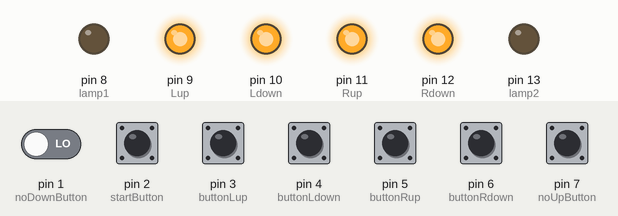
Recording of a sketch running on a simulated Arduino Uno, built with avr-gcc and run on an emulated ATmega328P. Parts: output pins drawn as LEDs (lit = HIGH). Inputs (shaded band) come from the test bench; at power-on: pin 1 (noDownButton), pin 2 (startButton), pin 3 (buttonLup), pin 4 (buttonLdown), pin 5 (buttonRup), pin 6 (buttonRdown), pin 7 (noUpButton) LOW.

Above: at 1.2 s.
1.3 s: pin 2 (startButton) pulled HIGH for 0.15 s
At 4.2 s:
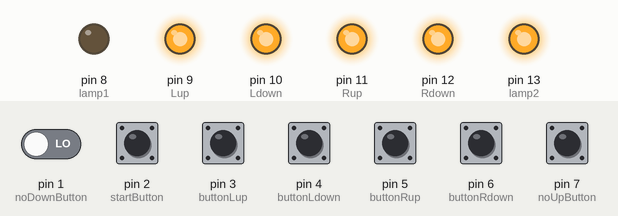
4.4 s: pin 1 (noDownButton) driven HIGH and pin 2 (startButton) driven HIGH
7.4 s: pin 1 (noDownButton) driven LOW
9.2 s: pin 3 (buttonLup) pulled HIGH for 0.15 s
At 10.8 s:
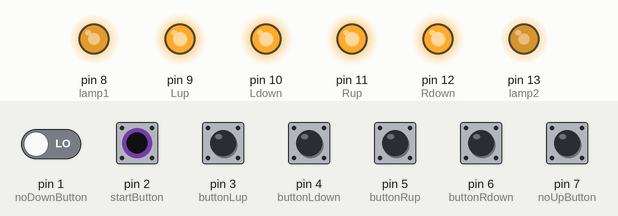
11.3 s: pin 5 (buttonRup) pulled HIGH for 0.15 s
At 11.43 s:
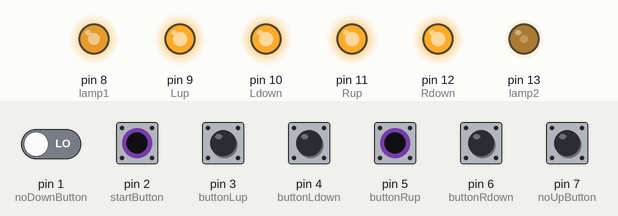
12.9 s: pin 7 (noUpButton) pulled HIGH for 0.15 s
At 13.03 s:
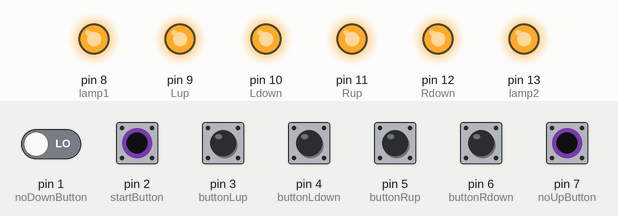
Timing chart, 0 to 15.5 s (numbered marks = the images above; inputs shaded):
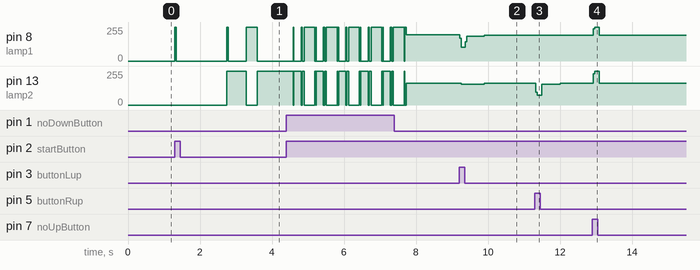

Measured:
- after the input at 1.3 s, pin 8 (lamp1): 0/255 → 255/255 after 2.0 s, → 0/255 0.30 s later; pin 13 (lamp2): 0/255 → 255/255 after 1.4 s, → 0/255 0.55 s later, → 255/255 0.30 s later
- after the input at 9.2 s, pin 8 (lamp1): 196/255 → 103/255 at once, → 185/255 0.16 s later, → 195/255 0.52 s later; pin 13 (lamp2): 164/255 → 155/255 after 0.05 s, → 165/255 0.64 s later
- after the input at 11.3 s, pin 13 (lamp2): 165/255 → 73/255 at once, → 155/255 0.16 s later, → 165/255 0.52 s later
- after the input at 12.9 s, pin 8 (lamp1): 195/255 → 255/255 at once, → 195/255 0.16 s later; pin 13 (lamp2): 165/255 → 255/255 at once, → 165/255 0.16 s later

The sketch:

Breakout_stable1886079709.ino
```cpp
//Lamp Light
int lamp1 = 8;
int lamp2 = 13;

//*****Start Buttons*****
//Start button(Old var name - button1)
const int  startButton = 2;
//No Down button(Old var name - button2)
const int noDownButton = 1;

const int buttonLup = 3;
const int buttonLdown = 4;
const int buttonRup = 5;
const int buttonRdown = 6;
//No Up button(Old var name - button3)
const int noUpButton = 7;

int Lup = 9;
int Ldown = 10;
int Rup = 11;
int Rdown = 12;
//*****End Buttons*****

int startButtonState = 0;
int noDownButtonState = 0;
int noUpButtonState = 0;

//Lamps Blinking
bool simulation = false;

bool upPermit = false;
bool downPermit = false;

//Old var name - buttonPoslednoSustoianie
int buttonLastState_1 = LOW;
int buttonLastState_2 = LOW;
int buttonLastState_3 = LOW;
int buttonLastState_4 = LOW;

//Old var name - vremeIzchakvane
long timeDelay  = 500;

//Old var name - poslednoVrermePrevkliuchvane
long lastTimeSwitch_1 = 0;
long lastTimeSwitch_2 = 0;
long lastTimeSwitch_3 = 0;
long lastTimeSwitch_4 = 0;

void setup() {
	pinMode(lamp1, OUTPUT);
	pinMode(lamp2, OUTPUT);
	pinMode(startButton, INPUT);
	pinMode(noDownButton, INPUT);
	pinMode(buttonLup, INPUT);
	pinMode(buttonLdown, INPUT);
	pinMode(buttonRup, INPUT);
	pinMode(buttonRdown, INPUT);
	pinMode(Lup, OUTPUT);
	pinMode(Ldown, OUTPUT);
	pinMode(Rup, OUTPUT);
	pinMode(Rdown, OUTPUT);

	digitalWrite(lamp1, LOW);
	digitalWrite(lamp2, LOW);
	digitalWrite(Lup, HIGH);
	digitalWrite(Ldown, HIGH);
	digitalWrite(Rup, HIGH);
	digitalWrite(Rdown, HIGH);
}

void loop() {
	startButtonState = digitalRead(startButton);
	if (startButtonState == HIGH && !simulation) {
		digitalWrite(lamp1, HIGH);
		delay(40);
		digitalWrite(lamp1, LOW);
		delay(1400);
		digitalWrite(lamp1, HIGH);
		digitalWrite(lamp2, HIGH);
		delay(50);
		digitalWrite(lamp1, LOW);
		digitalWrite(lamp2, HIGH);
		delay(500);
		digitalWrite(lamp1, HIGH);
		digitalWrite(lamp2, LOW);
		delay(300);
		digitalWrite(lamp1, LOW);
		digitalWrite(lamp2, HIGH);
		delay(1000);
		digitalWrite(lamp1, HIGH);
		digitalWrite(lamp2, LOW);
		delay(20);
		digitalWrite(lamp1, LOW);
		digitalWrite(lamp2, HIGH);
		delay(200);
		digitalWrite(lamp1, HIGH);
		digitalWrite(lamp2, LOW);
		delay(30);
		digitalWrite(lamp1, LOW);
		digitalWrite(lamp2, HIGH);
		delay(50);
		digitalWrite(lamp1, HIGH);
		digitalWrite(lamp2, LOW);
		delay(300);
		digitalWrite(lamp1, LOW);
		digitalWrite(lamp2, HIGH);
		delay(20);
		digitalWrite(lamp1, HIGH);
		digitalWrite(lamp2, LOW);
		delay(20);
		digitalWrite(lamp1, LOW);
		digitalWrite(lamp2, HIGH);
		delay(200);
		digitalWrite(lamp1, HIGH);
		digitalWrite(lamp2, LOW);
		delay(30);
		digitalWrite(lamp1, LOW);
		digitalWrite(lamp2, HIGH);
		delay(50);
		digitalWrite(lamp1, HIGH);
		digitalWrite(lamp2, LOW);
		delay(300);
		digitalWrite(lamp1, LOW);
		digitalWrite(lamp2, HIGH);
		delay(20);
		digitalWrite(lamp1, HIGH);
		digitalWrite(lamp2, LOW);
		delay(20);
		digitalWrite(lamp1, LOW);
		digitalWrite(lamp2, HIGH);
		delay(200);
		digitalWrite(lamp1, HIGH);
		digitalWrite(lamp2, LOW);
		delay(30);
		digitalWrite(lamp1, LOW);
		digitalWrite(lamp2, HIGH);
		delay(50);
		digitalWrite(lamp1, HIGH);
		digitalWrite(lamp2, LOW);
		delay(300);
		digitalWrite(lamp1, LOW);
		digitalWrite(lamp2, HIGH);
		delay(20);
		digitalWrite(lamp1, HIGH);
		digitalWrite(lamp2, LOW);
		delay(20);
		digitalWrite(lamp1, LOW);
		digitalWrite(lamp2, HIGH);
		delay(200);
		digitalWrite(lamp1, HIGH);
		digitalWrite(lamp2, LOW);
		delay(30);
		digitalWrite(lamp1, LOW);
		digitalWrite(lamp2, HIGH);
		delay(50);
		digitalWrite(lamp1, HIGH);
		digitalWrite(lamp2, LOW);
		delay(300);
		digitalWrite(lamp1, LOW);
		digitalWrite(lamp2, HIGH);
		delay(20);
		digitalWrite(lamp1, HIGH);
		digitalWrite(lamp2, LOW);
		delay(20);
		digitalWrite(lamp1, LOW);
		digitalWrite(lamp2, HIGH);
		delay(200);
		digitalWrite(lamp1, HIGH);
		digitalWrite(lamp2, LOW);
		delay(30);
		digitalWrite(lamp1, LOW);
		digitalWrite(lamp2, HIGH);
		delay(50);
		digitalWrite(lamp1, HIGH);
		digitalWrite(lamp2, LOW);
		delay(300);
		digitalWrite(lamp1, LOW);
		digitalWrite(lamp2, HIGH);
		delay(20);
		digitalWrite(lamp1, HIGH);
		digitalWrite(lamp2, HIGH);
		simulation = true;
		upPermit = false;
		downPermit = true;
	}

	noDownButtonState = digitalRead(noDownButton);
	if (noDownButtonState == HIGH) {
		downPermit = false;
	}
	else {
		downPermit = true;
	}

	noUpButtonState = digitalRead(noUpButton);
	if (noUpButtonState == HIGH) {
		upPermit = false;
	}
	else {
		digitalWrite(lamp1, LOW);
		digitalWrite(lamp2, LOW);
		upPermit = true;
	}

	//Up Permit
	if (upPermit && simulation) {

		//*****Left Lamp UP Begin*****
		//Old var name - reading_1
		int readingButtonLUp = digitalRead(buttonLup);

		if (readingButtonLUp != buttonLastState_1) {
			lastTimeSwitch_1 = millis();
		}
		if ((millis() - lastTimeSwitch_1) > timeDelay ) {
			if (readingButtonLUp == HIGH) {
				digitalWrite(Lup, LOW);
			}
		}
		else {
			digitalWrite(Lup, HIGH);
		}
		buttonLastState_1 = readingButtonLUp;

		//Lamp light
		if (readingButtonLUp == HIGH) {
			digitalWrite(lamp1, LOW);
		}
		else {
			digitalWrite(lamp1, HIGH);
		}
		//*****Left Lamp UP End*****

		//*****Right Lamp UP Begin*****
		//Old var name - reading_3
		int readingButtonRUp = digitalRead(buttonRup);

		if (readingButtonRUp != buttonLastState_3) {
			lastTimeSwitch_3 = millis();
		}
		if ((millis() - lastTimeSwitch_3) > timeDelay ) {
			if (readingButtonRUp == HIGH) {
				digitalWrite(Rup, LOW);
			}
		}
		else {
			digitalWrite(Rup, HIGH);
		}
		buttonLastState_3 = readingButtonRUp;

		//Lamp light
		if (readingButtonRUp == HIGH) {
			digitalWrite(lamp2, LOW);
		}
		else {
			digitalWrite(lamp2, HIGH);
		}
		//*****Right Lamp UP End*****

	}

	//Down Permit
	if (downPermit && simulation) {

		//*****Left Lamp Down Begin*****
		//Old var name - reading_2
		int readingButtonLDown = digitalRead(buttonLdown);

		if (readingButtonLDown != buttonLastState_2) {
			lastTimeSwitch_2 = millis();
		}
		if ((millis() - lastTimeSwitch_2) > timeDelay ) {
			if (readingButtonLDown == HIGH) {
				digitalWrite(Ldown, LOW);
			}
		}
		else {
			digitalWrite(Ldown, HIGH);
		}
		buttonLastState_2 = readingButtonLDown;

		//Lamp light
		if (readingButtonLDown == HIGH) {
			digitalWrite(lamp1, LOW);
		}
		else {
			digitalWrite(lamp1, HIGH);
		}
		//*****Left Lamp Down End*****

		//*****Right Lamp Down Begin*****
		//Old var name - reading_4
		int readingButtonRDown = digitalRead(buttonRdown);

		if (readingButtonRDown != buttonLastState_4) {
			lastTimeSwitch_4 = millis();
		}
		if ((millis() - lastTimeSwitch_4) > timeDelay ) {
			if (readingButtonRDown == HIGH) {
				digitalWrite(Rdown, LOW);
			}
		}
		else {
			digitalWrite(Rdown, HIGH);
		}
		buttonLastState_4 = readingButtonRDown;

		//Lamp light
		if (readingButtonRDown == HIGH) {
			digitalWrite(lamp2, LOW);
		}
		else {
			digitalWrite(lamp2, HIGH);
		}
		//*****Left Lamp Down End*****

	}

	/*noDownButtonState = digitalRead(noDownButton);
	if (noDownButtonState == HIGH) {
		downPermit = false;
	}
	else {
		downPermit = true;
	}

	noUpButtonState = digitalRead(noUpButton);
	if (noUpButtonState == HIGH) {
		upPermit = false;
	}
	else {
		digitalWrite(lamp1, LOW);
		digitalWrite(lamp2, LOW);
		upPermit = true;
	}*/

}
```
